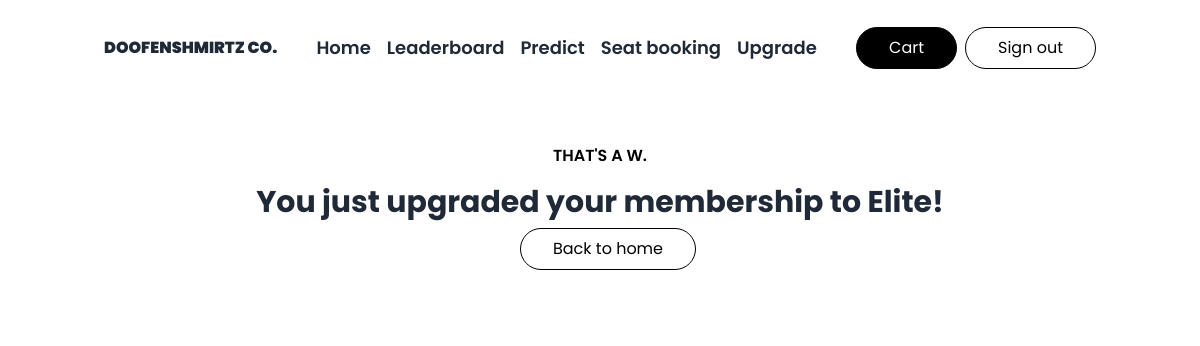
The page /upgraded/Pro (signed in) on the database as committed earlier.
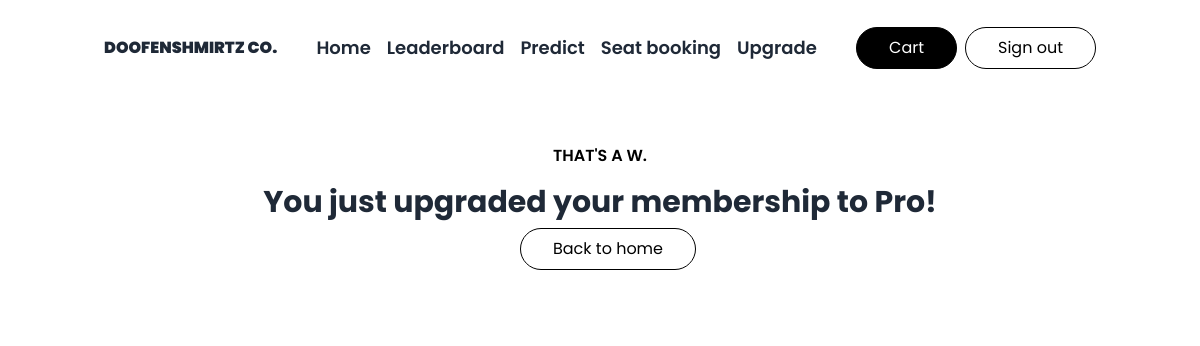
The same page on the database as committed later.
### hack/models.py (models this page shows)
class User(db.Model,UserMixin):
    id = db.Column(db.Integer,primary_key = True)
    username = db.Column(db.String, nullable=False)
    email = db.Column(db.String(64),index=True)
    password = db.Column(db.String)
    membership = db.Column(db.String)
    predictions = db.Column(db.Integer, default=10)
    used = db.Column(db.Integer, default=0)
    seats_bought = db.relationship('Seat')

### app.py (the view)
@app.route('/upgraded/<membership>', methods=['GET', 'POST'])
@login_required
def upgraded(membership):
    current_user.membership = membership.title()
    if membership == "Premium":
        current_user.predictions = 20
    if membership == "Pro":
        current_user.predictions = 50
    if membership == "Elite":
        current_user.predictions = 100
    db.session.add(current_user)
    db.session.commit()
    return render_template('thankyouupgrade.html')

### hack/models.py (called while the page is built)
@login_manager.user_loader
def load_user(user_id):
    return User.query.get(user_id)

### hack/templates/thankyouupgrade.html (shortened to what this page needs)
{% extends 'base.html' %}
{% block content %}
<div class="bg-white py-6 sm:py-8 lg:py-12">
    <div class="mx-auto max-w-screen-2xl px-4 md:px-8">
      <div class="flex flex-col items-center">
        <p class="mb-4 text-sm font-semibold uppercase text-black md:text-base">That's a W.</p>
        <h1 class="mb-2 text-center text-2xl font-bold text-gray-800 md:text-3xl">You just upgraded your membership to {{current_user.membership}}!</h1>
        <a href="/" class="border border-black bg-white hover:bg-black text-black hover:text-white transition-all 2s rounded-full px-8 py-2 ml-4">Back to home</a>
      </div>
    </div>
  </div>
{% endblock content %}

### hack/templates/base.html (shortened to what this page needs)
<!DOCTYPE html>
<html lang="en">
<head>
    <script src="https://cdn.tailwindcss.com"></script>
</head>
<body style="font-family: Poppins !important;">
<header class="bg-white bg-opacity-5 text-gray-800 hidden md:block">
  <div class="container mx-auto flex items-center h-24">
    <a href="/" class="flex items-center justify-center">
      <span class="ml-4 uppercase font-black">Doofenshmirtz Co.</span>
    </a>
    <nav class="contents font-semibold text-base lg:text-lg">
      <ul class="mx-auto flex items-center">
        <li class="p-2 xl:p-5 active focus:underline hover:underline">
          <a href="/">
            <span>Home</span>
          </a>
        </li>
        <li class="p-2 xl:p-5 focus:underline hover:underline">
          <a href="/leaderboard">
            <span>Leaderboard</span>
          </a>
        </li>
        <li class="p-2 xl:p-5 focus:underline hover:underline">
          <a href="/predict">
            <span>Predict</span>
          </a>
        </li>
        <li class="p-2 xl:p-5 focus:underline hover:underline">
          <a href="/bookseats">
            <span>Seat booking</span>
          </a>
        </li>
        <li class="p-2 xl:p-5 focus:underline hover:underline">
          <a href="/upgrade">
            <span>Upgrade</span>
          </a>
        </li>
      </ul>
    </nav>
    {% if not current_user.is_authenticated %}
    <a href="/auth/signin" class="border border-black bg-black hover:bg-white text-white hover:text-black transition-all 2s rounded-full px-8 py-2">Sign in</a>
    <a href="/auth/new" class="border border-black bg-white hover:bg-black text-black hover:text-white transition-all 2s rounded-full px-8 py-2 ml-4">Sign up</a>
    {% else %}
    <a href="/cart" class="border border-black bg-black hover:bg-white text-white hover:text-black transition-all 2s rounded-full px-8 py-2 mr-2">Cart</a>
    <a href="/auth/signout" class="border border-black bg-white hover:bg-black text-black hover:text-white transition-all 2s rounded-full px-8 py-2 mr-4">Sign out</a>
    {% endif %}
  </div>
</header>
{% block content %}
{% endblock content %}
</body>
</html>

Rows that differ between the two databases and show on the page:
changed User: membership "Elite" → "Pro"
